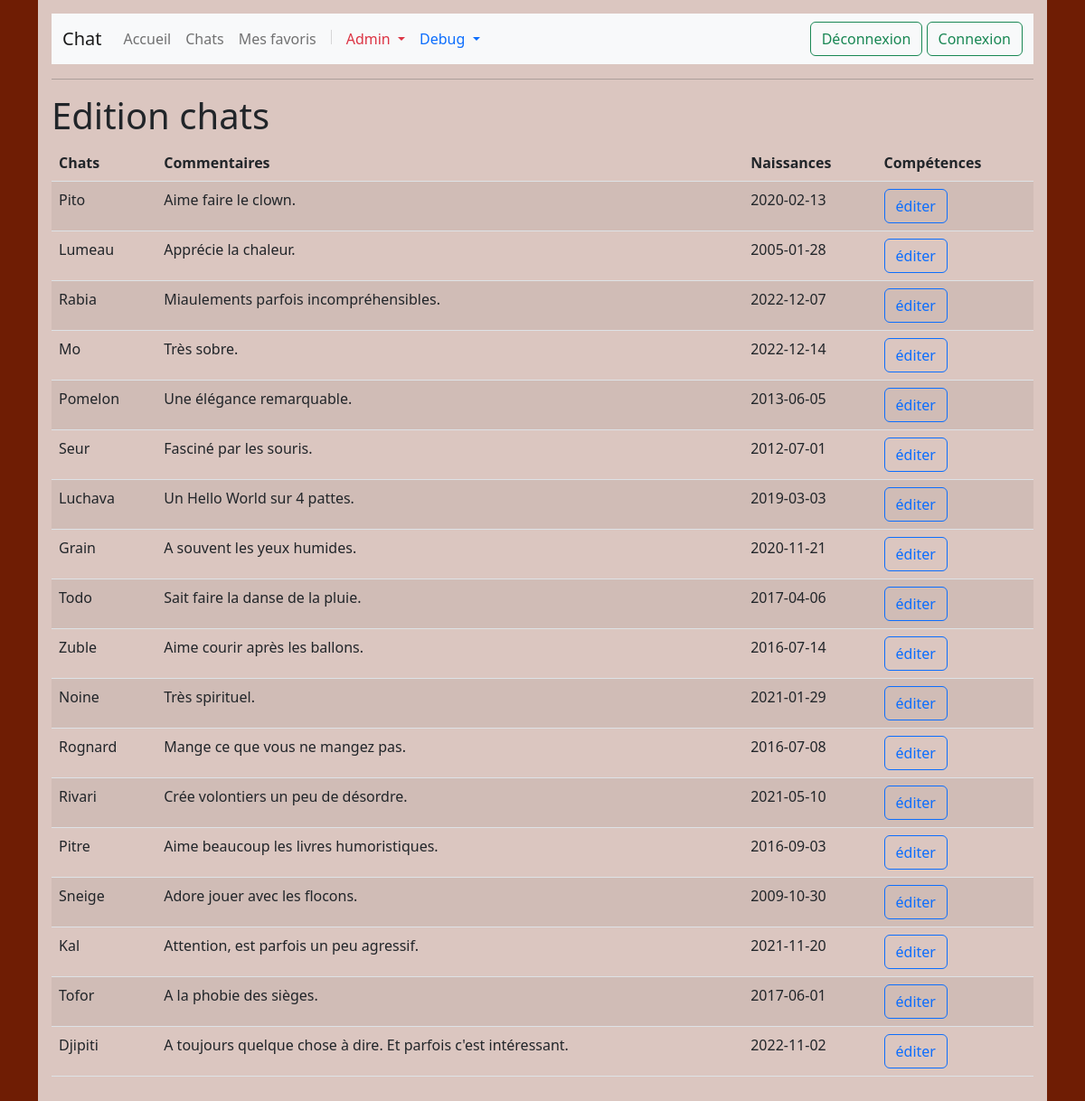
The page /pageEditerChats.php on the database its author committed.
### tables this page shows
CREATE TABLE fa_chat(
   id INT AUTO_INCREMENT,
   nom VARCHAR(50) NOT NULL,
   dateNaissance DATE,
   commentaire VARCHAR(300),
   image varchar(50) default 'chat-noir.png',
   adoptable tinyint default 1,
   PRIMARY KEY(id)
);

### pageEditerChats.php (the view, shortened to what this page needs)
<?php
    require_once 'base/connexion.php';
    $txt = "select * from fa_chat";
    $req = $pdo->prepare($txt);
    $req->execute();
    $tabChats = $req->fetchAll();
?>
<!DOCTYPE html>
<html lang="fr">
<head>
    <link href="css/bootstrap.min.css" rel="stylesheet">
    <link href="css/chats.css" rel="stylesheet">
</head>
<body class="container fondPageAdmin">
    <div class="contenuPage">
    <?php include_once "navBar.php"; ?>
    <h1>Edition chats</h1>
    <table class="table table-striped">
        <thead>
            <tr>
                <th>Chats</th>
                <th>Commentaires</th>
                <th>Naissances</th>
                <th>Compétences</th>
            </tr>
        </thead>
        <tbody>
            <?php
                foreach($tabChats as $ligne){
                    echo "<tr>";
                    echo "<td id='nom_{$ligne["id"]}'>{$ligne["nom"]}</td>";
                    echo "<td id='comm_{$ligne["id"]}'>{$ligne["commentaire"]}</td>";
                    echo "<td id='dateN_{$ligne["id"]}'>{$ligne["dateNaissance"]}</td>";
                    echo "<td><button class='btn btn-outline-primary' onclick='ouvrirModale({$ligne["id"]})'>éditer</button></td>";
                    echo "</tr>";
                }
            ?>
        </tbody>
    </table>
    </div>
</body>
</html>

### css/chats.css (style rules this page uses)
.fondPageAdmin { background-color: rgb(111, 29, 4); }
.contenuPage { padding:15px; background-color: rgba(255,255,255,0.75); min-height: 450px;; }

### rows shown on the page
fa_chat: nom "Pito", commentaire "Aime faire le clown.", dateNaissance "2020-02-13"
fa_chat: nom "Lumeau", commentaire "Apprécie la chaleur.", dateNaissance "2005-01-28"
fa_chat: nom "Rabia", commentaire "Miaulements parfois incompréhensibles.", dateNaissance "2022-12-07"
fa_chat: nom "Mo", commentaire "Très sobre.", dateNaissance "2022-12-14"
fa_chat: nom "Pomelon", commentaire "Une élégance remarquable.", dateNaissance "2013-06-05"
fa_chat: nom "Seur", commentaire "Fasciné par les souris.", dateNaissance "2012-07-01"
fa_chat: nom "Luchava", commentaire "Un Hello World sur 4 pattes.", dateNaissance "2019-03-03"
fa_chat: nom "Grain", commentaire "A souvent les yeux humides.", dateNaissance "2020-11-21"
fa_chat: nom "Todo", commentaire "Sait faire la danse de la pluie.", dateNaissance "2017-04-06"
fa_chat: nom "Zuble", commentaire "Aime courir après les ballons.", dateNaissance "2016-07-14"
fa_chat: nom "Noine", commentaire "Très spirituel.", dateNaissance "2021-01-29"
fa_chat: nom "Rognard", commentaire "Mange ce que vous ne mangez pas.", dateNaissance "2016-07-08"
fa_chat: nom "Rivari", commentaire "Crée volontiers un peu de désordre.", dateNaissance "2021-05-10"
fa_chat: nom "Pitre", commentaire "Aime beaucoup les livres humoristiques.", dateNaissance "2016-09-03"
fa_chat: nom "Sneige", commentaire "Adore jouer avec les flocons.", dateNaissance "2009-10-30"
fa_chat: nom "Kal", commentaire "Attention, est parfois un peu agressif.", dateNaissance "2021-11-20"
fa_chat: nom "Tofor", commentaire "A la phobie des sièges.", dateNaissance "2017-06-01"
fa_chat: nom "Djipiti", commentaire "A toujours quelque chose à dire. Et parfois c'est intéressant.", dateNaissance "2022-11-02"
